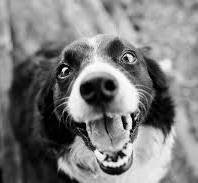
#> input picture dog.jpeg, 198 x 183 px
$ python -i Task_5.py   (imports and definitions only)
#> lines starting #> are read from the running program, lines starting #| are printed output that depends on the picture; after the words box and inside, x2 and y2 are one past the last pixel; in counts of white or black regions, pixels touching at a corner belong together
#> further down, picture is the input picture: shape (183, 198, 3); min 0, max 255, mean 124.2
import streamlit as st
import numpy as np
import cv2
from PIL import Image
import io
import matplotlib.pyplot as plt
from skimage.color import rgb2lab, lab2rgb
import os
import tempfile
from scipy import ndimage
from skimage.segmentation import watershed

def colorize_sketch_bw(img):
    if len(img.shape) == 3:
        gray = cv2.cvtColor(img, cv2.COLOR_RGB2GRAY)
    else:
        gray = img.copy()

    if np.mean(gray) > 128:
        edges = cv2.Canny(gray, 50, 150)
        dilated = cv2.dilate(edges, np.ones((2, 2), np.uint8), iterations=1)
        binary = dilated
    else:
        binary = cv2.adaptiveThreshold(gray, 255, cv2.ADAPTIVE_THRESH_GAUSSIAN_C,
                                     cv2.THRESH_BINARY, 11, 2)
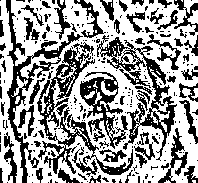
#> binary: shape (183, 198); 60.7% white; 261 black regions (198 under 20 px), largest, box (x1, y1, x2, y2) and area: (37, 42, 133, 175) 2573, (97, 35, 177, 161) 2144, (6, 0, 83, 183) 1871

    if np.mean(binary) < 128:
        binary = 255 - binary

    result = np.zeros((gray.shape[0], gray.shape[1], 3), dtype=np.uint8)
    for i in range(gray.shape[0]):
        for j in range(gray.shape[1]):
            if binary[i, j] > 128:
                result[i, j] = [255, 255, 255]
            else:
                result[i, j] = [0, 0, 0]

    return result

# [246 lines left out: functions colorize_infrared, colorize_sepia, colorize_cyanotype, colorize_satellite, colorize_anaglyph_3d, apply_artistic_filter and 1 more, not called in this run]

# [2 lines not run here, left out]

>>> import cv2
>>> picture = cv2.cvtColor(cv2.imread('../dog.jpeg'), cv2.COLOR_BGR2RGB)
>>> result = colorize_sketch_bw(picture)

$ run again, on download.jpeg
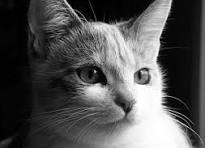
#> input picture download.jpeg, 205 x 148 px
#> picture is the input picture: shape (148, 205, 3); min 0, max 255, mean 82.8
#> in colorize_sketch_bw, `binary = cv2.adaptiveThreshold(gray, 255, cv2.ADAPTIVE_THRESH_GAUSSIAN..`:
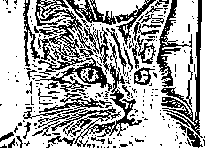
#> binary: shape (148, 205); 67.2% white; black in thin lines or dots
